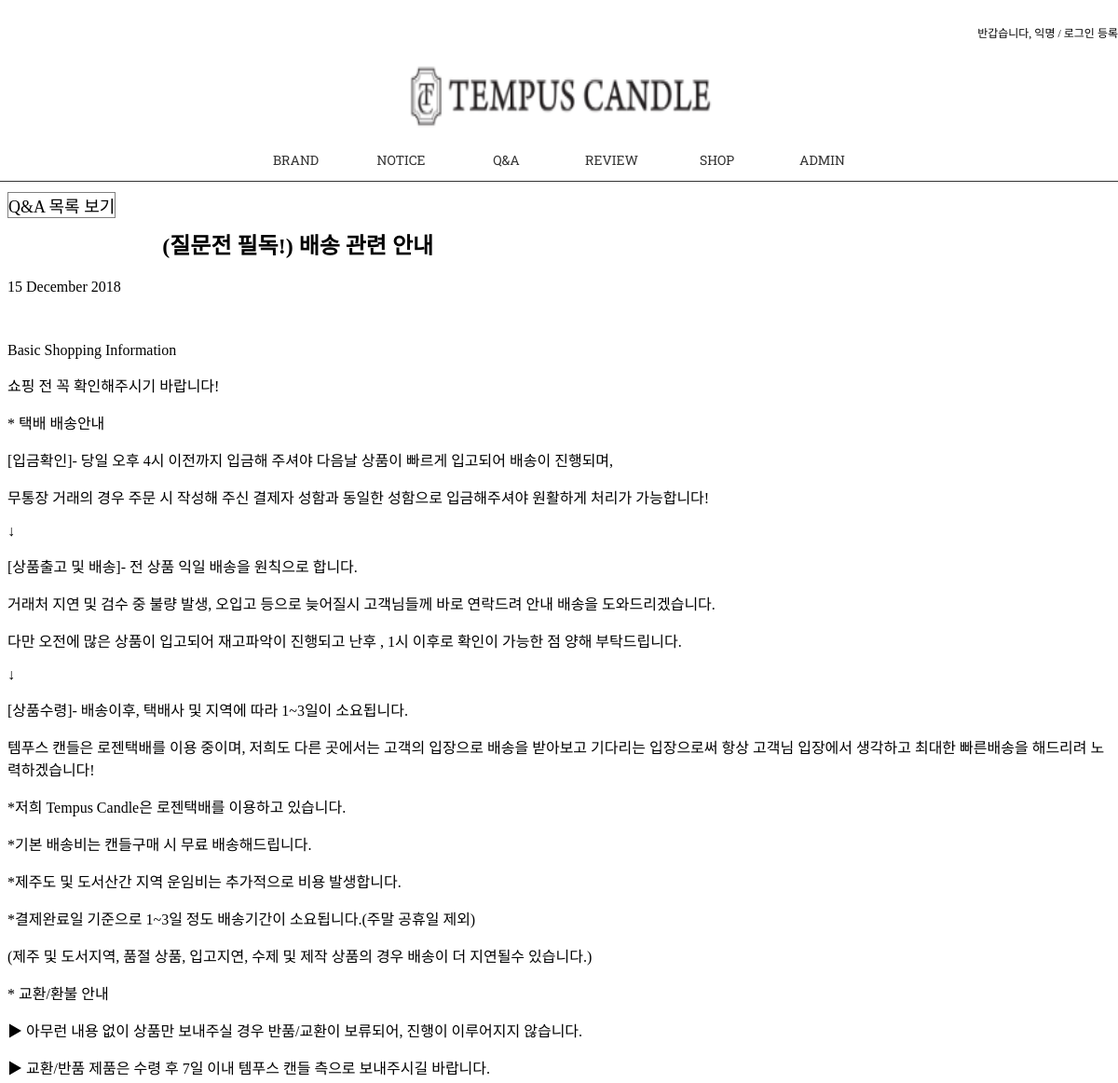
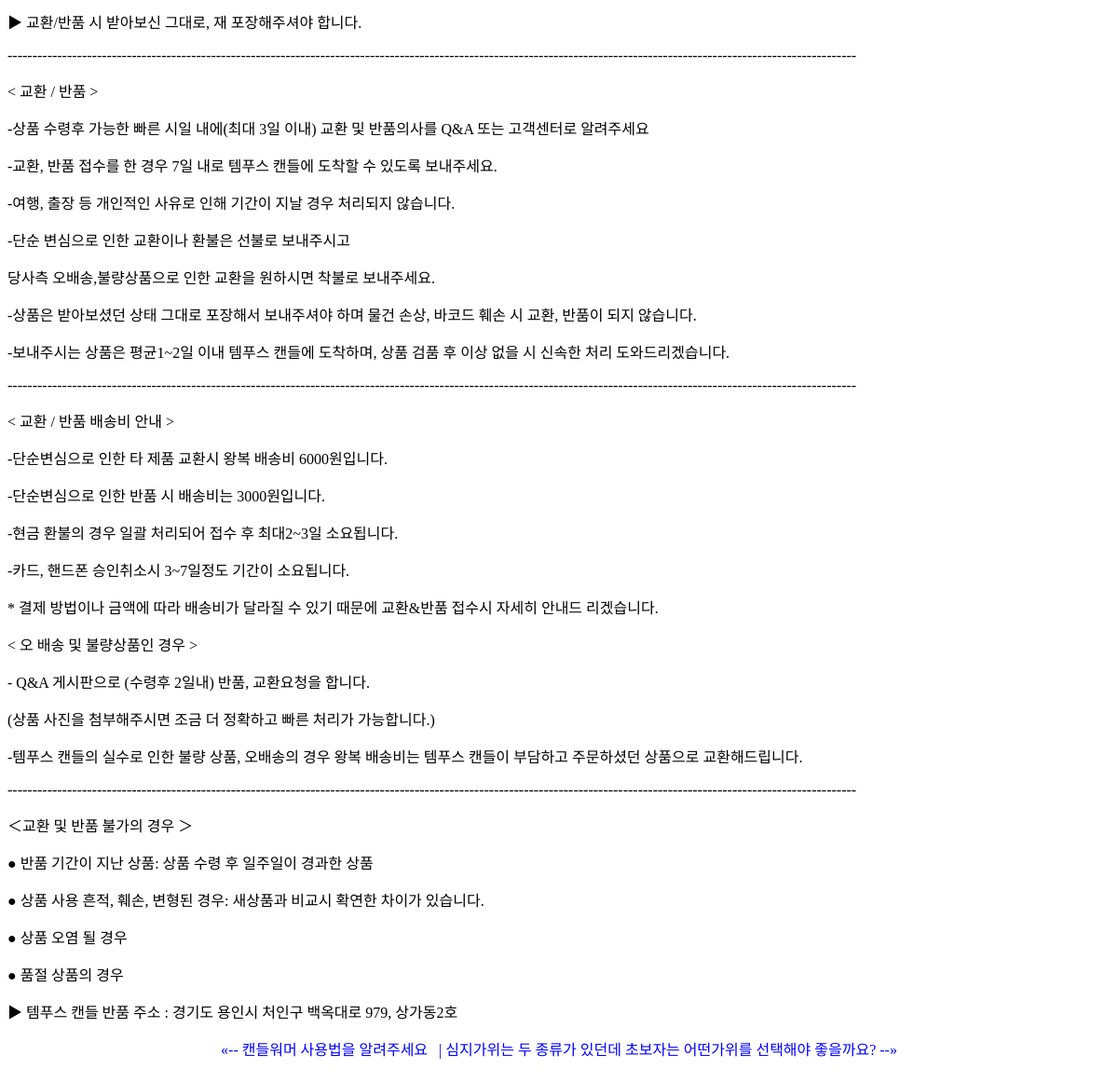
/qna/qna/배송-관련-안내/, run on the app's committed database (2 pictures, top to bottom).
### qna/models.py (models this page shows)
@python_2_unicode_compatible
class QnA(models.Model):
    title = models.CharField('질문', max_length=50)
    slug = models.SlugField('슬러그',  # 기본 길이 50, 인덱스가 기본 생성됨,
                            unique=True,  # unique 설정, 기본키 대용으로 사용 가능
                            allow_unicode=True,  # 한글 입력 가능하도록
                            help_text='제목에 대한 한 단어의 별명.')
    content = models.TextField('내용')  # TextField이므로 여러 줄 입력 가능함
    create_date = models.DateTimeField('최초 생성 일시',
                                       auto_now_add=True)  # 최초 생성 일시를 자동 저장하도록
    modify_date = models.DateTimeField('최종 수정 일시',
                                       auto_now=True)  # 최종 수정 일시를 자동 저장하도록
    class Meta:  # 필드 속성 외에 필요한 파라미터를 Meta 내부 클래스로 정의
        verbose_name = '질문'              # 'post'
        verbose_name_plural = '질문 모음'  # 'posts'
        db_table  = 'my_qna'           # DB에 저장할 테이블 이름을 my_posts'라고 지정
        ordering  = ('id',)  # 최종 수정 일시의 내림차순 정렬
    def __str__(self):
        return self.title  # 객체를 출력할 때 제목만 출력
    def get_absolute_url(self): # 이 메소드가 정의된 객체를 지칭하는 URL을 반환
        return reverse('qna:qna_detail', args=(self.slug,))
    def get_previous_post(self):  # 3.2.5 항에서 템플릿 작성할 때 사용
        return self.get_previous_by_modify_date()
    def get_next_post(self):  # 3.2.5 항에서 템플릿 작성할 때 사용
        return self.get_next_by_modify_date()

### qna/templates/qna/qna_detail.html (shortened to what this page needs)
<!DOCTYPE html>
<html lang="ko">
<head>
    {% load staticfiles %}
    <link rel="stylesheet" type="text/css" href="{% block stylesheet %}{% static "css/qna.css" %}{% endblock %}" />
</head>
<div id="header">
        {% if user.is_active %}
        <h4 id="welcome">반갑습니다.
                    <strong>{% firstof user.get_short_name user.get_username %}</strong> /
                    <a href="{% url 'password_change' %}">비밀번호 변경</a> /
                    <a href="{% url 'logout' %}">로그아웃</a>
        </h4>
        {% else %}
        <h4 id="welcome">반갑습니다, 익명 /
                    <a href="{% url 'login' %}">로그인</a>
                    <a href="{% url 'register' %}">등록</a>
        </h4>
        {% endif %}
       <div id="img_container">
           <a href="{% url 'home' %}"><img src="{% static 'img/logo.PNG' %}"/></a>
       </div>
        <div id="menu">
            <ul >
                <li ><a href="{% url 'blog:index' %}">BRAND</a></li>
                <li><a href="{% url 'notice:index' %}">NOTICE</a></li>
                <li><a href="{% url 'qna:index' %}">Q&A</a></li>
                <li><a href="{% url 'review:index' %}">REVIEW</a></li>
                <li><a href="{% url 'photo:index' %}">SHOP</a></li>
                <li><a href="{% url 'admin:index' %}">ADMIN</a></li>
            </ul>
        </div>
    </div>
<br/><br/><br/><br/><br/><br/><br/><br/><br/><br/>
<a href="{% url 'qna:index' %}" style="float:left; margin-right:50px;"><p style="font-size:large;border:solid gray 1px; ">Q&A 목록 보기</p></a>
<br/><br/>
<h2>{{ object.title }}</h2>
<p class="date">{{ object.modify_date|date:"j F Y" }}</p>
<br/>
<div class="body">
    {{ object.content|linebreaks }}
</div>
<p class="other_qnas" style="text-align:center; color:blue;">
    {% if object.get_previous_by_modify_date %}
        <a href="{{ object.get_previous_post.get_absolute_url }}" title="View previous post" style="text-align:center; color:blue;">
            &laquo;-- {{ object.get_previous_post }}
        </a>
    {% endif %}
    {% if object.get_next_by_modify_date %}
        &nbsp; |
        <a href="{{ object.get_next_post.get_absolute_url }}" title="View next post" style="text-align:center; color:blue;">
            {{ object.get_next_post }} --&raquo;
        </a>
    {% endif %}
</p>
<br/>
    {% load disqus_tags %}

### qna/static/css/qna.css (style rules this page uses)
div#header { position: absolute; top: 0px; left: 0px; height: 150px; width: 100%; background: white; }
h4#welcome { display: block; vertical-align: top; text-align:right; padding-top: 10px; color: #000000; font-weight: normal; font-size: 12px; }
div#img_container { width:100%; }
div#img_container a { text-align:center; margin: auto; height: 90px; width: 100%; }
div#img_container img { text-align:center; margin: auto; height: 90px; width: 350px; }
div#header a { display: inline-block; }
div#menu { position: absolute; top: 150px; left: 0px; width: 100%; display: table; table-layout: fixed; border-spacing: 40px 0px; background: white; font-size: 8px; text-align: center; }
#menu,#menu ul,#menu ul li,#menu ul li a { margin: 0; padding: 0; border: 0; list-style: none; line-height: 1; display: block; position: relative; -webkit-box-sizing: border-box; -moz-box-sizing: border-box; box-sizing: border-box; }
#menu { border-bottom: 1px solid #333333; padding: 0 5px; width: auto; font-family: 'Roboto Slab', serif; background: white; border-top-left-radius: 3px; border-top-right-radius: 3px; }
#menu:after,#menu ul:after { content: "."; display: block; clear: both; visibility: hidden; line-height: 0; height: 0; }
#menu ul li { display: inline-block; width:10%; }
#menu ul li a { font-size: 14px; padding: 15px; text-decoration: none; color: #333333; }
a:link, a:visited { color: #000000; text-decoration: none; }

### data on the page
QnA: title "(질문전 필독!) 배송 관련 안내", modify_date "15 December 2018", content "Basic Shopping Information 쇼핑 전 꼭 확인해주시기 바랍니다! * 택배 배송안내 [입금확인]- 당일 오후 4시 이전까지 입금해 주셔야 다음날 상품이 빠르게 입고되어 배송이 진행되며, 무통장 거래의 경우 주문 시 작성해 주신 결제자 성함과 동일한 성함으로 입금해주셔야 원활하게 처리가 가능합니다! ↓ [상품출고 및 배송]- 전 상품 익일 배송을 원칙으로 합니다. 거래처 지연 및 검수 중 불량 발생, 오입고 등으로 늦어질시 고객님들께 바로 연락드려 안내 배송을 도와드리겠습니다. 다만 오전에 많은 상품이 입고되어 재고파악이 진행되고 난후 , 1시 이후로 확인이 가능한 점 양해 부탁드립니다. ↓ [상품수령]- 배송이후, 택배사 및 지역에 따라 1~3일이 소요됩니다. 템푸스 캔들은 로젠택배를 이용 중이며, 저희도 다른 곳에서는 고객의 입장으로 배송을 받아보고 기다리는 입장으로써 항상 고객님 입장에서 생각하고 최대한 빠른배송을 해드리려 노력하겠습니다! *저희 Tempus Candle은 로젠택배를 이용하고 있습니다. *기본 배송비는 캔들구매 시 무료 배송해드립니다. *제주도 및 도서산간 지역 운임비는 추가적으로 비용 발생합니다. *결제완료일 기준으로 1~3일 정도 배송기간이 소요됩니다.(주말 공휴일 제외) (제주 및 도서지역, 품절 상품, 입고지연, 수제 및 제작 상품의 경우 배송이 더 지연될수 있습니다.) * 교환/환불…", get_previous_post "캔들워머 사용법을 알려주세요", get_next_post "심지가위는 두 종류가 있던데 초보자는 어떤가위를 선택해야 좋을까요?"
